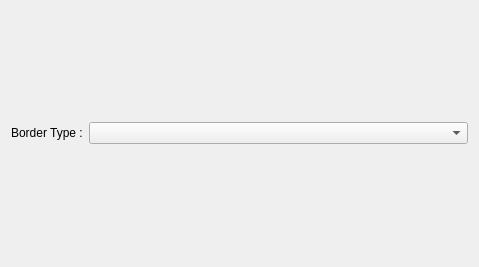
<?xml version="1.0" encoding="UTF-8"?>
<ui version="4.0">
 <class>PluginGui</class>
 <widget class="QWidget" name="PluginGui">
  <property name="geometry">
   <rect>
    <x>0</x>
    <y>0</y>
    <width>479</width>
    <height>267</height>
   </rect>
  </property>
  <property name="windowTitle">
   <string>Form</string>
  </property>
  <layout class="QGridLayout" name="gridLayout">
   <item row="0" column="0">
    <widget class="QLabel" name="borderTypeLabel">
     <property name="sizePolicy">
      <sizepolicy hsizetype="Fixed" vsizetype="Preferred">
       <horstretch>0</horstretch>
       <verstretch>0</verstretch>
      </sizepolicy>
     </property>
     <property name="text">
      <string>Border Type :</string>
     </property>
    </widget>
   </item>
   <item row="0" column="1">
    <widget class="QComboBox" name="borderTypeComboBox"/>
   </item>
  </layout>
 </widget>
 <resources/>
 <connections/>
</ui>
